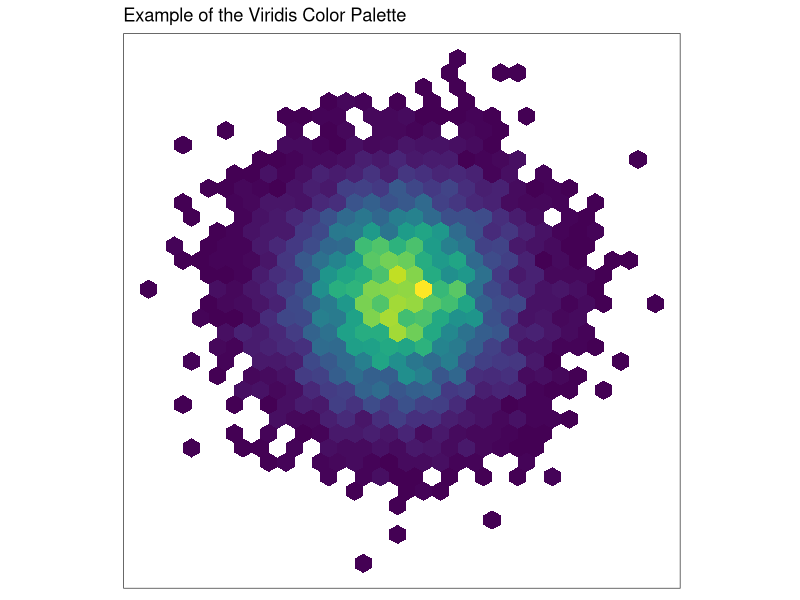

The R script that drew this image:
## ---- chunk 1
create_tableau_palette <- function(palette_name,
                                   palette_colors,
                                   palette_type) {
  # check palette type
  p_type = match.arg(palette_type,
                     choices = c('ordered-diverging',
                                 'ordered-sequential',
                                 'regular'))
  # starting line
  line_start <- paste0('<color-palette name="',
                       palette_name,
                       '" type="',
                       p_type,
                       '">\n')
  # define colors
  colors <- paste0('<color>',
                   palette_colors,
                   '</color>\n')
  # ending line
  line_end <- "</color-palette>\n"
  # push together
  cat(paste0(c(line_start, colors, line_end)))
}

## ---- chunk 2
# character vector of first four Set2 color values
brewer_4 <- RColorBrewer::brewer.pal(4, 'Set2')
# use the function
create_tableau_palette(palette_name = "Color Brewer Set2 4",
                       palette_colors = brewer_4,
                       palette_type = 'regular')
## ---- chunk 3
library(ggplot2)
library(viridis)
ggplot(data.frame(x = rnorm(10000), y = rnorm(10000)), aes(x = x, y = y)) +
  geom_hex() + coord_fixed()+
  scale_fill_viridis() + theme_bw()+
  ggtitle('Example of the Viridis Color Palette')+
  theme(axis.text = element_blank(),
        panel.grid = element_blank(),
        axis.title = element_blank(),
        legend.position = 'none',
        axis.ticks = element_blank())+
  xlab('')+
  ylab('')
## ---- chunk 4
# need to store result for better printing, result is just a list of NULL
x<-purrr::map(4:7,
           ~create_tableau_palette(palette_name = paste('Viridis', .x),
                                   palette_colors = viridis::viridis(.x),
                                   palette_type = 'ordered-sequential'))
